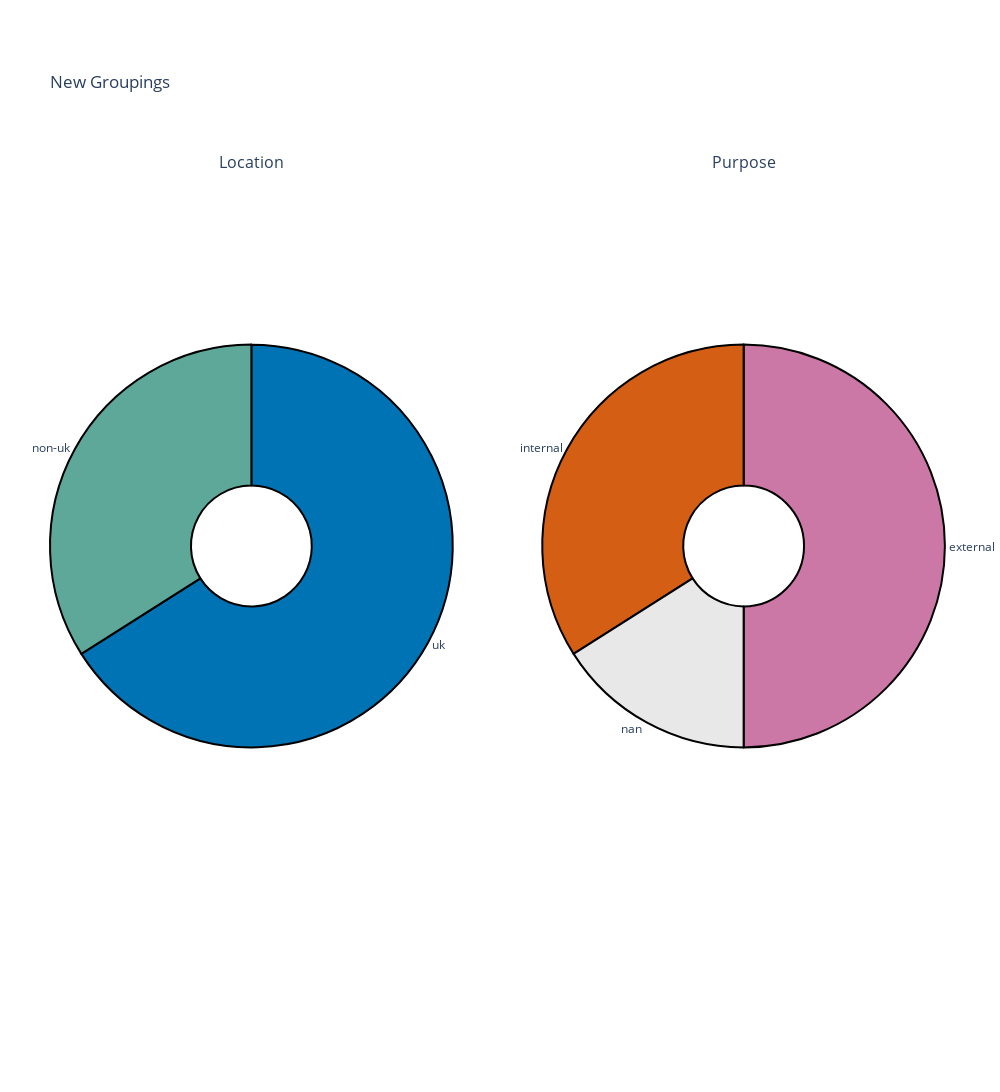

Here is the notebook cell this chart was saved with:
### Code cell
# Generate the individual figures
pie_location = plot_pie_chart(df, 'uk/nonuk')
pie_focus = plot_pie_chart(df, 'purpose_focus')

# Create a subplot figure with 1 row and 2 columns
# Create a grid of 4 rows and 2 columns for the plots with domain type subplots for pie charts
fig = make_subplots(rows=1, cols=2, specs=[[{'type': 'domain'}, {'type': 'domain'}]],
                   subplot_titles=("Location", "Purpose"))

# Add traces from the individual figures to the subplot
fig.add_trace(pie_location['data'][0], row=1, col=1)
fig.add_trace(pie_focus['data'][0], row=1, col=2)
mycolor = select_colors(3, ['Blue', 'Teal', 'Yellow'])
fig.update_traces(marker=dict(colors=mycolor), row=1, col=1)
mycolor = select_colors(3, ['Pink', 'Red', 'Gray_25'])
fig.update_traces(marker=dict(colors=mycolor), row=1, col=2)


# Update layout
fig.update_layout(title_text="New Groupings", height=1200, width=1000, margin=dict(t=100, l=50, r=50, b=100))
# Show the combined figure
fig.show()

### Figure 1 — Plotly figure (JSON) as saved in the notebook; plotly's stock layout.template omitted (floating-point values rounded to 4 significant figures)
{"data": [{"domain": {"x": [0, 0.45], "y": [0, 1]}, "hole": 0.3, "hovertemplate": "uk/nonuk=%{label}<br>count=%{value}<extra></extra>", "labels": ["uk", "non-uk"], "legendgroup": "", "marker": {"colors": ["#0073B4", "#5DA899", "#CCBB40"], "line": {"color": "#000000", "width": 2}}, "name": "", "pull": [0, 0], "showlegend": false, "textfont": {"size": 12}, "textinfo": "label", "textposition": "outside", "type": "pie", "values": [33, 17]}, {"domain": {"x": [0.55, 1], "y": [0, 1]}, "hole": 0.3, "hovertemplate": "purpose_focus=%{label}<br>count=%{value}<extra></extra>", "labels": ["external", "internal", "nan"], "legendgroup": "", "marker": {"colors": ["#CC78A7", "#D45F14", "#E8E8E8"], "line": {"color": "#000000", "width": 2}}, "name": "", "pull": [0, 0, 0], "showlegend": false, "textfont": {"size": 12}, "textinfo": "label", "textposition": "outside", "type": "pie", "values": [25, 17, 8]}], "layout": {"annotations": [{"font": {"size": 16}, "showarrow": false, "text": "Location", "x": 0.225, "xanchor": "center", "xref": "paper", "y": 1, "yanchor": "bottom", "yref": "paper"}, {"font": {"size": 16}, "showarrow": false, "text": "Purpose", "x": 0.775, "xanchor": "center", "xref": "paper", "y": 1, "yanchor": "bottom", "yref": "paper"}], "height": 1200, "margin": {"b": 100, "l": 50, "r": 50, "t": 100}, "title": {"text": "New Groupings"}, "width": 1000}}
